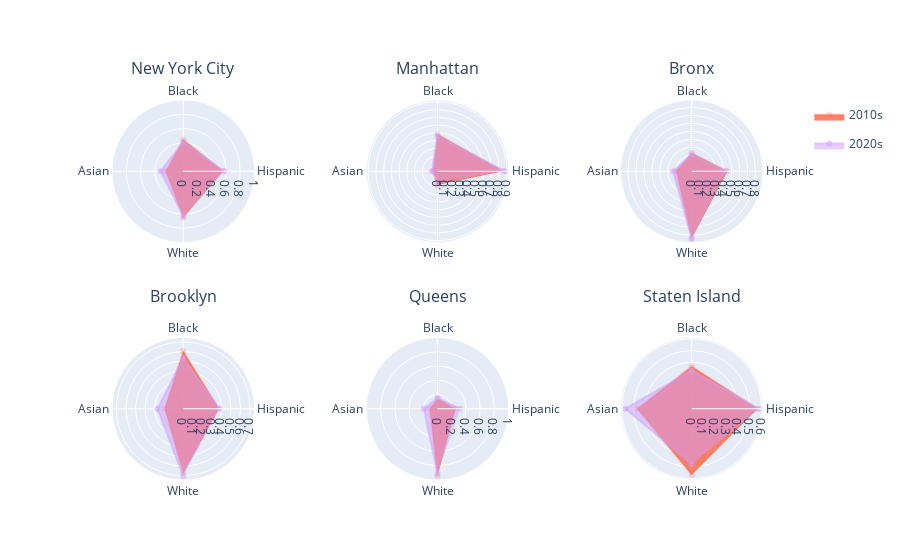

Notebook source saved alongside this figure:
### Code cell
import plotly.graph_objects as go
from plotly.subplots import make_subplots

fig = make_subplots(rows=2, cols=3, 
                    start_cell="top-left",
                    specs=[[{'type': 'polar'}] * 3] * 2, 
                    shared_xaxes = True,
                    subplot_titles = ['New York City', 'Manhattan', 'Bronx', 'Brooklyn', 'Queens', 'Staten Island']
                   )

row = 1
col = 1
first_plot = True
for borough in ['New York City', 'Manhattan', 'Bronx', 'Brooklyn', 'Queens', 'Staten Island']:
    fig.add_trace(go.Scatterpolar(
                r=filtered_census_10.loc[borough][:],
                theta=list(filtered_census_10.columns),
                fill='toself',
                name='2010s',
                legendgroup="2010s",
                showlegend=first_plot,
                fillcolor='rgba(255, 87, 51, 0.75)',
                line={'color': 'rgba(255, 87, 51, 0.2)'}),
            row=row, col=col)
    fig.add_trace(go.Scatterpolar(
                r=filtered_census_20.loc[borough][:],
                theta=list(filtered_census_20.columns),
                fill='toself',
                name='2020s', 
                legendgroup="2020s",
                showlegend=first_plot,
                fillcolor='rgba(207, 159, 255, 0.5)',
                line={'color': 'rgba(207, 159, 255, 0.5)'}), 
            row=row, col=col)
    
    fig.update_annotations(y=(1.05 if row == 1 else 0.45), selector={'text':borough})
    
    col = (col + 1) % 3 + 1
    row = (row + 1) if col == 1 else row
    first_plot = False

fig.update_layout(
  polar=dict(
    radialaxis=dict(
      visible=True,
      range=[0, 1]
    )),
)

fig.show()

### Figure 1 — Plotly figure (JSON) as saved in the notebook; plotly's stock layout.template omitted (floating-point values rounded to 4 significant figures)
{"data": [{"fill": "toself", "fillcolor": "rgba(255, 87, 51, 0.75)", "legendgroup": "2010s", "line": {"color": "rgba(255, 87, 51, 0.2)"}, "name": "2010s", "r": [0.5601, 0.4463, 0.2465, 0.6529], "showlegend": true, "subplot": "polar", "theta": ["Hispanic", "Black", "Asian", "White"], "type": "scatterpolar"}, {"fill": "toself", "fillcolor": "rgba(207, 159, 255, 0.5)", "legendgroup": "2020s", "line": {"color": "rgba(207, 159, 255, 0.5)"}, "name": "2020s", "r": [0.5768, 0.4115, 0.3181, 0.6299], "showlegend": true, "subplot": "polar", "theta": ["Hispanic", "Black", "Asian", "White"], "type": "scatterpolar"}, {"fill": "toself", "fillcolor": "rgba(255, 87, 51, 0.75)", "legendgroup": "2010s", "line": {"color": "rgba(255, 87, 51, 0.2)"}, "name": "2010s", "r": [0.4466, 0.2273, 0.1966, 0.8427], "showlegend": false, "subplot": "polar3", "theta": ["Hispanic", "Black", "Asian", "White"], "type": "scatterpolar"}, {"fill": "toself", "fillcolor": "rgba(207, 159, 255, 0.5)", "legendgroup": "2020s", "line": {"color": "rgba(207, 159, 255, 0.5)"}, "name": "2020s", "r": [0.4293, 0.2128, 0.2342, 0.8459], "showlegend": false, "subplot": "polar3", "theta": ["Hispanic", "Black", "Asian", "White"], "type": "scatterpolar"}, {"fill": "toself", "fillcolor": "rgba(255, 87, 51, 0.75)", "legendgroup": "2010s", "line": {"color": "rgba(255, 87, 51, 0.2)"}, "name": "2010s", "r": [0.857, 0.4817, 0.05471, 0.1748], "showlegend": false, "subplot": "polar2", "theta": ["Hispanic", "Black", "Asian", "White"], "type": "scatterpolar"}, {"fill": "toself", "fillcolor": "rgba(207, 159, 255, 0.5)", "legendgroup": "2020s", "line": {"color": "rgba(207, 159, 255, 0.5)"}, "name": "2020s", "r": [0.8758, 0.4554, 0.07359, 0.142], "showlegend": false, "subplot": "polar2", "theta": ["Hispanic", "Black", "Asian", "White"], "type": "scatterpolar"}, {"fill": "toself", "fillcolor": "rgba(255, 87, 51, 0.75)", "legendgroup": "2010s", "line": {"color": "rgba(255, 87, 51, 0.2)"}, "name": "2010s", "r": [0.3751, 0.604, 0.1966, 0.6752], "showlegend": false, "subplot": "polar4", "theta": ["Hispanic", "Black", "Asian", "White"], "type": "scatterpolar"}, {"fill": "toself", "fillcolor": "rgba(207, 159, 255, 0.5)", "legendgroup": "2020s", "line": {"color": "rgba(207, 159, 255, 0.5)"}, "name": "2020s", "r": [0.3772, 0.533, 0.2708, 0.7073], "showlegend": false, "subplot": "polar4", "theta": ["Hispanic", "Black", "Asian", "White"], "type": "scatterpolar"}, {"fill": "toself", "fillcolor": "rgba(255, 87, 51, 0.75)", "legendgroup": "2010s", "line": {"color": "rgba(255, 87, 51, 0.2)"}, "name": "2010s", "r": [0.5669, 0.3657, 0.4695, 0.5696], "showlegend": false, "subplot": "polar6", "theta": ["Hispanic", "Black", "Asian", "White"], "type": "scatterpolar"}, {"fill": "toself", "fillcolor": "rgba(207, 159, 255, 0.5)", "legendgroup": "2020s", "line": {"color": "rgba(207, 159, 255, 0.5)"}, "name": "2020s", "r": [0.5803, 0.3314, 0.5705, 0.4774], "showlegend": false, "subplot": "polar6", "theta": ["Hispanic", "Black", "Asian", "White"], "type": "scatterpolar"}, {"fill": "toself", "fillcolor": "rgba(255, 87, 51, 0.75)", "legendgroup": "2010s", "line": {"color": "rgba(255, 87, 51, 0.2)"}, "name": "2010s", "r": [0.2565, 0.1402, 0.1098, 0.95], "showlegend": false, "subplot": "polar5", "theta": ["Hispanic", "Black", "Asian", "White"], "type": "scatterpolar"}, {"fill": "toself", "fillcolor": "rgba(207, 159, 255, 0.5)", "legendgroup": "2020s", "line": {"color": "rgba(207, 159, 255, 0.5)"}, "name": "2020s", "r": [0.3191, 0.1541, 0.1934, 0.9149], "showlegend": false, "subplot": "polar5", "theta": ["Hispanic", "Black", "Asian", "White"], "type": "scatterpolar"}], "layout": {"annotations": [{"font": {"size": 16}, "showarrow": false, "text": "New York City", "x": 0.1444, "xanchor": "center", "xref": "paper", "y": 1.05, "yanchor": "bottom", "yref": "paper"}, {"font": {"size": 16}, "showarrow": false, "text": "Manhattan", "x": 0.5, "xanchor": "center", "xref": "paper", "y": 1.05, "yanchor": "bottom", "yref": "paper"}, {"font": {"size": 16}, "showarrow": false, "text": "Bronx", "x": 0.8556, "xanchor": "center", "xref": "paper", "y": 1.05, "yanchor": "bottom", "yref": "paper"}, {"font": {"size": 16}, "showarrow": false, "text": "Brooklyn", "x": 0.1444, "xanchor": "center", "xref": "paper", "y": 0.45, "yanchor": "bottom", "yref": "paper"}, {"font": {"size": 16}, "showarrow": false, "text": "Queens", "x": 0.5, "xanchor": "center", "xref": "paper", "y": 0.45, "yanchor": "bottom", "yref": "paper"}, {"font": {"size": 16}, "showarrow": false, "text": "Staten Island", "x": 0.8556, "xanchor": "center", "xref": "paper", "y": 0.45, "yanchor": "bottom", "yref": "paper"}], "polar": {"domain": {"x": [0, 0.2889], "y": [0.625, 1]}, "radialaxis": {"range": [0, 1], "visible": true}}, "polar2": {"domain": {"x": [0.3556, 0.6444], "y": [0.625, 1]}}, "polar3": {"domain": {"x": [0.7111, 1], "y": [0.625, 1]}}, "polar4": {"domain": {"x": [0, 0.2889], "y": [0, 0.375]}}, "polar5": {"domain": {"x": [0.3556, 0.6444], "y": [0, 0.375]}}, "polar6": {"domain": {"x": [0.7111, 1], "y": [0, 0.375]}}}}
